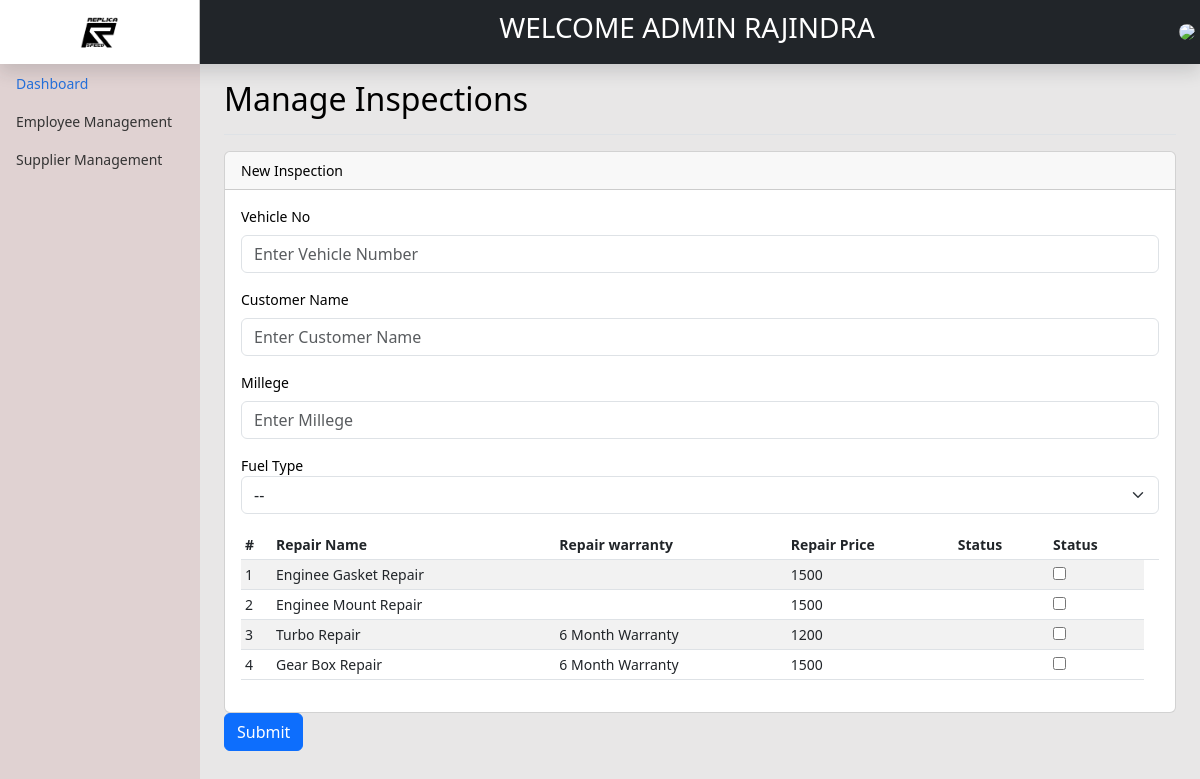
The page /backend/inspection/addInspection_1.php (signed in) on the database as committed earlier.
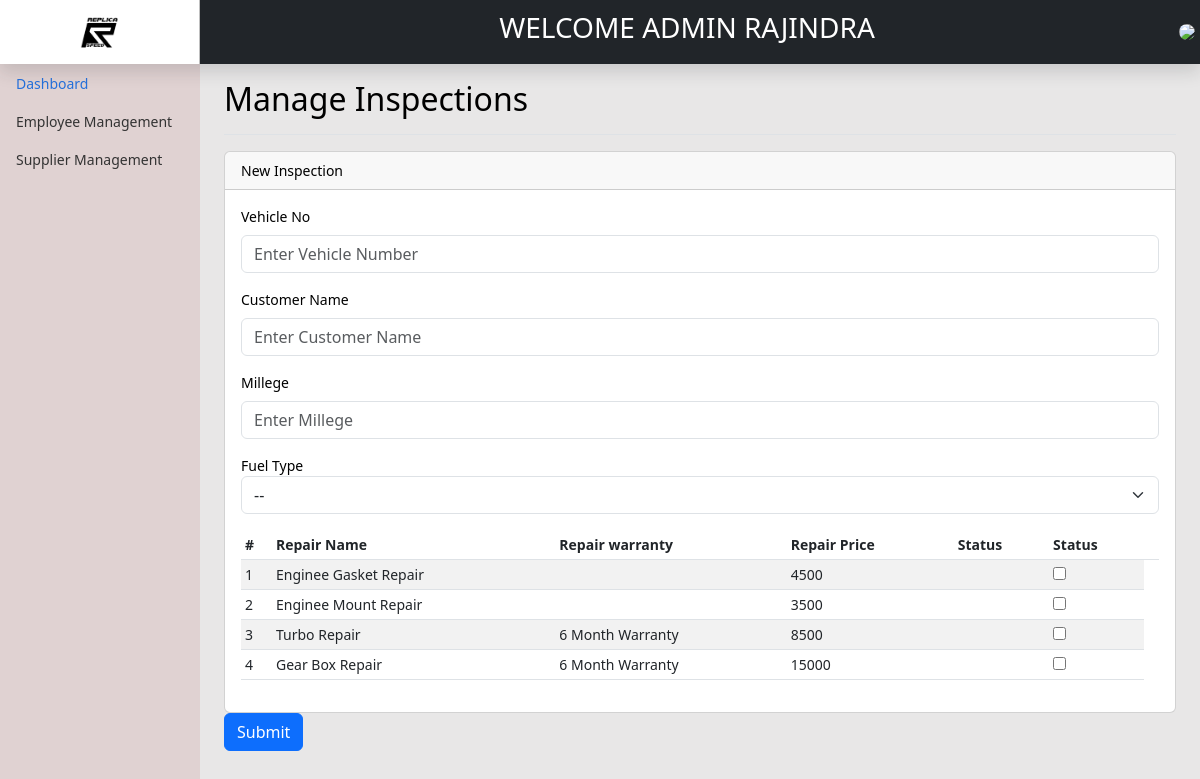
The same page on the database as committed later.
### tables this page shows
CREATE TABLE IF NOT EXISTS `repaircatergory` (
  `RepairId` int(11) NOT NULL AUTO_INCREMENT,
  `RepairCode` varchar(255) NOT NULL,
  `RepairName` varchar(255) NOT NULL,
  `RepairPrice` varchar(255) NOT NULL,
  `RepairCost` double(11,2) NOT NULL,
  `WarrantyType` varchar(255) DEFAULT NULL,
  `RepairStatus` int(1) NOT NULL,
  `AddUser` int(11) NOT NULL,
  `AddDate` date NOT NULL,
  `UpdateUser` int(11) DEFAULT NULL,
  `UpdateDate` date DEFAULT NULL,
  PRIMARY KEY (`RepairId`)
);

### backend/inspection/addInspection_1.php (the view, shortened to what this page needs)
<?php include'../header.php'; ?>
<main class="col-md-9 ms-sm-auto col-lg-10 px-md-4">
    <div
        class="d-flex justify-content-between flex-wrap flex-md-nowrap align-items-center pt-3 pb-2 mb-3 border-bottom">
        <h1 class="h2">Manage Inspections</h1>
    </div>
    <div class="card">
        <div class="card-header">
            New Inspection
        </div>
        <form method="post" action="<?= $_SERVER['PHP_SELF'];?>">
            <div class="card-body">
                <div class="mb-3">
                    <label for="VehicleNo" class="form-label">Vehicle No</label>
                    <input type="text" class="form-control" id="VehicleNo" name="VehicleNo"
                        placeholder="Enter Vehicle Number">
                </div>
                <div class="mb-3">
                    <label for="CustomerName" class="form-label">Customer Name</label>
                    <input type="text" class="form-control" id="CustomerName" name="CustomerName"
                        placeholder="Enter Customer Name">
                </div>
                <div class="mb-3">
                    <label for="Millege" class="form-label">Millege</label>
                    <input type="text" class="form-control" id="Millege" name="Millege" placeholder="Enter Millege">
                </div>
                <div class="mb-3">
                    <lable for="FuelType" class="form-label">Fuel Type</lable>
                    <select class="form-select" aria-label="Default select example">
                        <option selected>--</option>
                    </select>
                </div>
                <?php
                $db=dbconn();
                $sql="SELECT RepairId, RepairName, RepairPrice,WarrantyType FROM repaircatergory";
                $result=$db->query($sql);
                ?>
                <table class="table table-striped table-sm">
                    <thead>
                        <tr>
                            <th scope="col">#</th>
                            <th scope="col">Repair Name</th>
                            <th scope="col">Repair warranty</th>
                            <th scope="col">Repair Price</th>
                            <th scope="col">Status</th>
                            <th scope="col">Status</th>
                            <th></th>
                        </tr>
                    </thead>
                    <tbody>
                        <?php
            if($result->num_rows>0){
                $n=1;
                while($row=$result->fetch_assoc()){
                ?>
                        <tr>
                            <td><?= $n ?></td>
                            <td><?=$row['RepairName']?></td>
                            <td><?=$row['WarrantyType']?></td>
                            <td><?=$row['RepairPrice']?></td>
                            <td></td>
                            <td><input type="checkbox" value="<?= $row['RepairId']?>" name="InspectionStatus[]"
                                    <?php if(isset($InspectionStatus) && in_array(@$RepairId, @$InspectionStatus)) {echo 'checked'; }?> />
                            </td>
                        </tr>
                        <?php
                $n++;
            }
                }
                ?>
                    </tbody>
                </table>
            </div>
    </div>
    <div class="card-footer">
        <button type="submit" class="btn btn-primary">Submit</button>
    </div>
    </div>
    </div>
<?php include'../footer.php'; ?>
<?php print_r(@$messages); ?>

Rows that differ between the two databases and show on the page:
changed repaircatergory "Enginee Gasket Repair": RepairPrice "1500" → "4500"
changed repaircatergory "Enginee Mount Repair": RepairPrice "1500" → "3500"
changed repaircatergory "Turbo Repair": RepairPrice "1200" → "8500"
changed repaircatergory "Gear Box Repair": RepairPrice "1500" → "15000"
